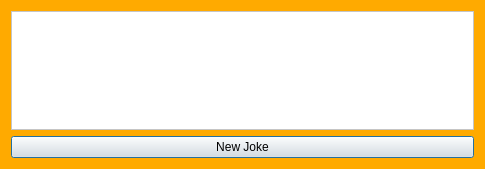
<?xml version="1.0" encoding="UTF-8"?>
<ui version="4.0">
 <class>PopUpJoke</class>
 <widget class="QDialog" name="PopUpJoke">
  <property name="geometry">
   <rect>
    <x>0</x>
    <y>0</y>
    <width>485</width>
    <height>169</height>
   </rect>
  </property>
  <property name="font">
   <font>
    <family>Arial</family>
   </font>
  </property>
  <property name="windowTitle">
   <string>JOKES</string>
  </property>
  <property name="styleSheet">
   <string notr="true">background-color: rgb(255, 170, 0);</string>
  </property>
  <layout class="QVBoxLayout" name="verticalLayout">
   <item>
    <widget class="QTextEdit" name="textEdit_Joke">
     <property name="font">
      <font>
       <family>Segoe UI</family>
       <pointsize>9</pointsize>
      </font>
     </property>
     <property name="styleSheet">
      <string notr="true">background-color: rgb(255, 255, 255);</string>
     </property>
     <property name="readOnly">
      <bool>true</bool>
     </property>
    </widget>
   </item>
   <item>
    <widget class="QPushButton" name="GetANewJoke">
     <property name="font">
      <font>
       <family>Arial</family>
      </font>
     </property>
     <property name="styleSheet">
      <string notr="true">background-color: rgb(232, 232, 232);</string>
     </property>
     <property name="text">
      <string>New Joke</string>
     </property>
    </widget>
   </item>
  </layout>
 </widget>
 <resources/>
 <connections/>
</ui>
